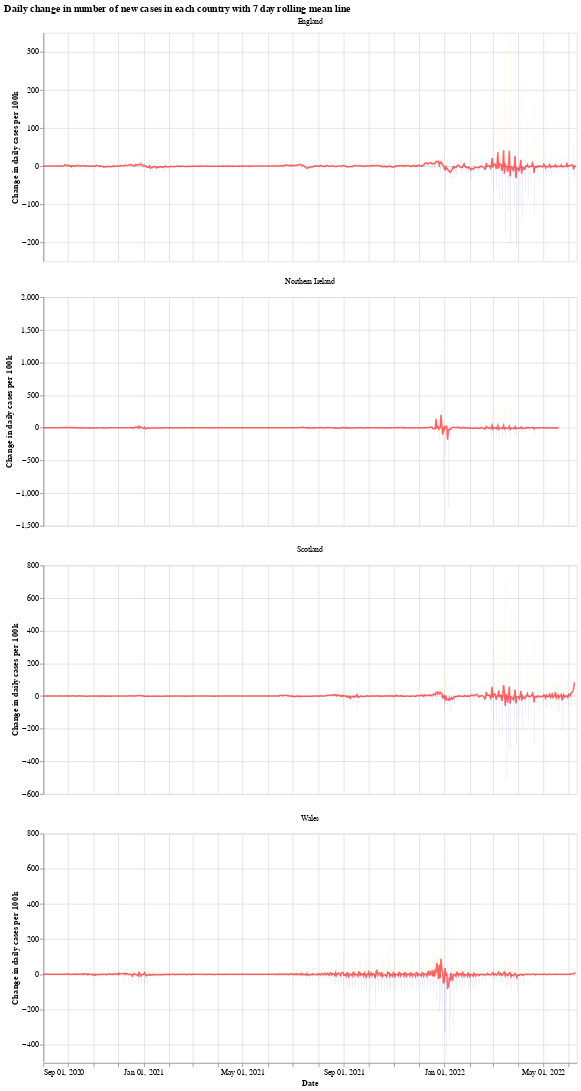

The notebook cell saved with this chart:
### Markdown cell above
We will use the Python library `Altair` for visualising the data, see the [altair docs](https://altair-viz.github.io/) for more information.

First we have a graph which shows the daily change in the number of new cases for each country. This number jumps up and down all over the place, which is likely due to delay in reporting of new cases over the weekend. Another interesting thing is that it looks like the daily cases in Wales experienced a much shorter period of calm over the summer (calm in the sense of daily cases not jumping up and down).

The orange bars are days when the number of new cases (per 100k population) was more than the previous day, while the blue are days when the number of new cases dropped. The red line is the 7 day moving average. 

When the moving average line is below 0, it means that there is a consistent drop in new cases. We can see this clearly happening around the times that lockdowns were introduced (though, to varying degrees). I will update the graphs soon with a marker of when each lockdown started.

### Code cell
# collapse
import altair as alt

bars = alt.Chart(uk_cases).mark_bar().encode(
    x=alt.X("yearmonthdate(date):T", axis=alt.Axis(title='Date')),
    y=alt.Y("casesChangeRate:Q", axis=alt.Axis(title='Change in daily cases per 100k')),
    tooltip='casesChange',
    color=alt.condition(
        alt.datum.casesChangeRate > 0,
        alt.value("orange"),  # The positive color
        alt.value("blue")  # The negative color
    )
).properties(title='Daily change in number of new cases with 7 day rolling mean',width=700).interactive()

line = alt.Chart(uk_cases).mark_line(
    color='red',
    size=2,
    opacity=0.6
).transform_window(
    rolling_mean='mean(casesChangeRate)',
    frame=[0, 7],
    groupby=['areaName']
).encode(
    x='yearmonthdate(date):T',
    y='rolling_mean:Q'
)

alt.layer(bars, line, data=uk_cases).facet(alt.Column(
    'areaName', title=''), columns=1).resolve_scale(y='independent').properties(title='Daily change in number of new cases in each country with 7 day rolling mean line')

### Figure 1 — Vega-Lite specification as saved in the notebook (floating-point values rounded to 4 significant figures; data arrays with more than 128 entries replaced by an {"elided": "..."} marker saying what was removed)
{"config": {"view": {"continuousWidth": 400, "continuousHeight": 300}}, "data": {"name": "data-cb9f87e75d56b4e8c0dcc61a672e1206"}, "facet": {"type": "nominal", "field": "areaName", "title": ""}, "spec": {"layer": [{"mark": "bar", "encoding": {"color": {"condition": {"value": "orange", "test": "(datum.casesChangeRate > 0)"}, "value": "blue"}, "tooltip": {"type": "quantitative", "field": "casesChange"}, "x": {"type": "temporal", "axis": {"title": "Date"}, "field": "date", "timeUnit": "yearmonthdate"}, "y": {"type": "quantitative", "axis": {"title": "Change in daily cases per 100k"}, "field": "casesChangeRate"}}, "selection": {"selector001": {"type": "interval", "bind": "scales", "encodings": ["x", "y"]}}, "title": "Daily change in number of new cases with 7 day rolling mean", "width": 700}, {"mark": {"type": "line", "color": "red", "opacity": 0.6, "size": 2}, "encoding": {"x": {"type": "temporal", "field": "date", "timeUnit": "yearmonthdate"}, "y": {"type": "quantitative", "field": "rolling_mean"}}, "transform": [{"window": [{"op": "mean", "field": "casesChangeRate", "as": "rolling_mean"}], "frame": [0, 7], "groupby": ["areaName"]}]}]}, "columns": 1, "resolve": {"scale": {"y": "independent"}}, "title": "Daily change in number of new cases in each country with 7 day rolling mean line", "$schema": "https://vega.github.io/schema/vega-lite/v4.8.1.json", "datasets": {"data-cb9f87e75d56b4e8c0dcc61a672e1206": {"elided": "2568 records"}}}
